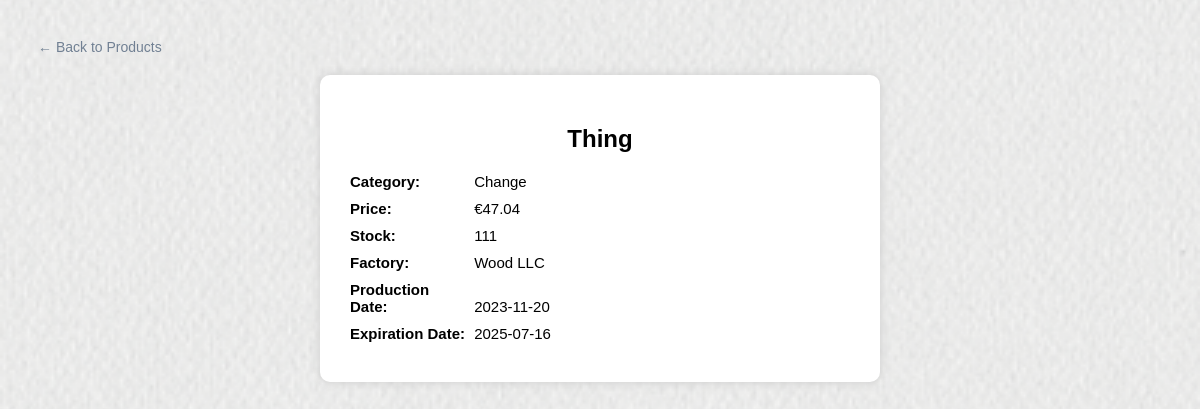
/Factory/factory_raw/product_details.php?id=4, run on the app's committed database.
### tables this page shows
CREATE TABLE IF NOT EXISTS `product` (
  `ProductID` int NOT NULL AUTO_INCREMENT,
  `FactoryID` int DEFAULT NULL,
  `Name` varchar(100) DEFAULT NULL,
  `Category` varchar(100) DEFAULT NULL,
  `UnitPrice` decimal(10,2) DEFAULT NULL,
  `StockQuantity` int DEFAULT NULL,
  `ProductionDate` date DEFAULT NULL,
  `ExpirationDate` date DEFAULT NULL,
  PRIMARY KEY (`ProductID`),
  KEY `FactoryID` (`FactoryID`)
);

CREATE TABLE IF NOT EXISTS `factory` (
  `FactoryID` int NOT NULL,
  `Name` varchar(100) DEFAULT NULL,
  `Location` varchar(200) DEFAULT NULL,
  `Phone` varchar(20) DEFAULT NULL,
  `Email` varchar(100) DEFAULT NULL,
  `EstablishedDate` date DEFAULT NULL,
  `Status` enum('Active','Inactive') DEFAULT NULL,
  `OfficeID` int DEFAULT NULL,
  `ManagerID` int DEFAULT NULL,
  PRIMARY KEY (`FactoryID`),
  KEY `OfficeID` (`OfficeID`)
);

### Factory/factory_raw/product_details.php (the view, shortened to what this page needs)
<?php
require_once '../config.php';
$id = intval($_GET['id']);
$product = mysqli_fetch_assoc(mysqli_query($conn, "
    SELECT p.*, f.Name AS FactoryName
    FROM product p
    LEFT JOIN factory f ON p.FactoryID = f.FactoryID
    WHERE ProductID = $id
"));
?>
<!DOCTYPE html>
<html>
<head>
</head>
<body>
<a class="btn-back" href="products.php">← Back to Products</a>
<div class="details-box">
    <h2><?= htmlspecialchars($product['Name']) ?></h2>
    <div class="detail-row"><strong>Category:</strong> <?= htmlspecialchars($product['Category']) ?></div>
    <div class="detail-row"><strong>Price:</strong> €<?= $product['UnitPrice'] ?></div>
    <div class="detail-row"><strong>Stock:</strong> <?= $product['StockQuantity'] ?></div>
    <div class="detail-row"><strong>Factory:</strong> <?= htmlspecialchars($product['FactoryName']) ?></div>
    <div class="detail-row"><strong>Production Date:</strong> <?= $product['ProductionDate'] ?></div>
    <div class="detail-row"><strong>Expiration Date:</strong> <?= $product['ExpirationDate'] ?></div>
</div>
</body>
</html>

### Factory/factory_raw/product_details.php (style rules this page uses)
body { background-image: url('../images/fabric_1.png'); background-size: cover; background-position: center; background-repeat: no-repeat; background-attachment: fixed; font-family: Arial; background-color: #f5f6fa; padding: 30px; }
.details-box { max-width: 500px; margin: auto; background-color: white; padding: 30px; border-radius: 10px; box-shadow: 0 0 10px #ccc; }
.detail-row { margin: 10px 0; font-size: 15px; }
.detail-row strong { width: 120px; display: inline-block; }
.btn-back { display: inline-block; margin-bottom: 20px; text-decoration: none; color: #718093; font-size: 14px; }
h2 { text-align: center; }

### data on the page
product: Name "Thing", Category "Change", UnitPrice "47.04", StockQuantity "111", FactoryID.Name "Wood LLC", ProductionDate "2023-11-20", ExpirationDate "2025-07-16"
